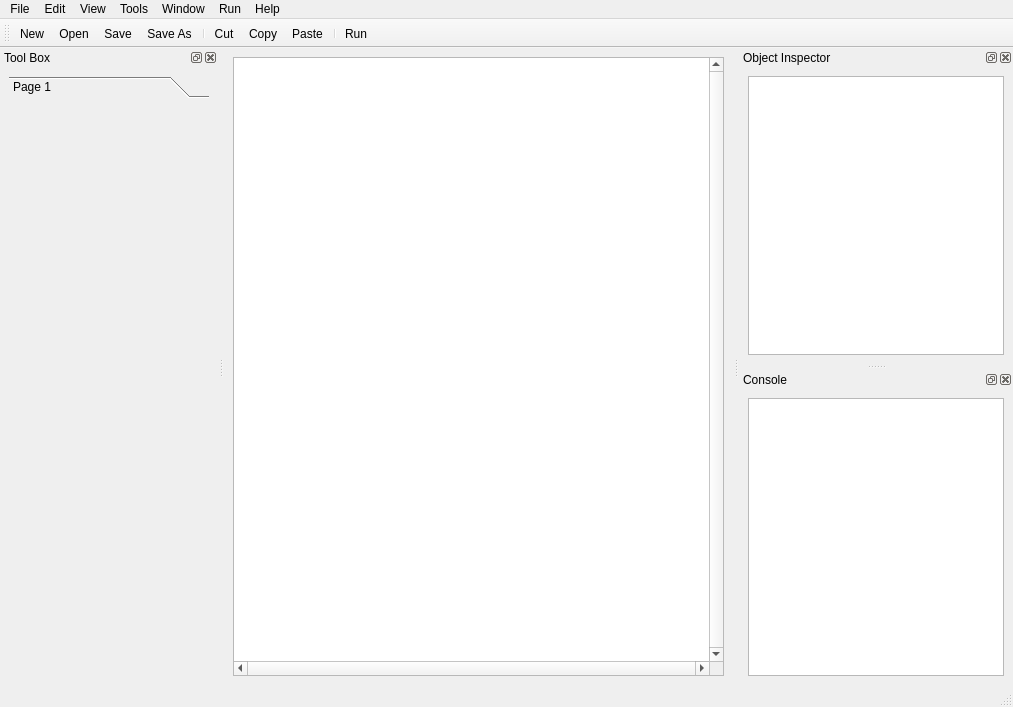
<?xml version="1.0" encoding="UTF-8"?>
<ui version="4.0">
 <class>MainWindow</class>
 <widget class="QMainWindow" name="MainWindow">
  <property name="geometry">
   <rect>
    <x>0</x>
    <y>0</y>
    <width>1013</width>
    <height>707</height>
   </rect>
  </property>
  <property name="windowTitle">
   <string>MainWindow</string>
  </property>
  <widget class="QWidget" name="centralwidget">
   <layout class="QHBoxLayout" name="horizontalLayout">
    <item>
     <widget class="QGraphicsView" name="graphicsView">
      <property name="verticalScrollBarPolicy">
       <enum>Qt::ScrollBarAlwaysOn</enum>
      </property>
      <property name="horizontalScrollBarPolicy">
       <enum>Qt::ScrollBarAlwaysOn</enum>
      </property>
     </widget>
    </item>
   </layout>
  </widget>
  <widget class="QMenuBar" name="menubar">
   <property name="geometry">
    <rect>
     <x>0</x>
     <y>0</y>
     <width>1013</width>
     <height>21</height>
    </rect>
   </property>
   <widget class="QMenu" name="menuFile">
    <property name="title">
     <string>File</string>
    </property>
    <addaction name="actionNew"/>
    <addaction name="actionOpen"/>
    <addaction name="actionRecent_Files"/>
    <addaction name="separator"/>
    <addaction name="actionSave"/>
    <addaction name="actionSave_As"/>
    <addaction name="separator"/>
    <addaction name="actionPrint"/>
    <addaction name="actionSave_Image"/>
    <addaction name="actionSave_HTML"/>
    <addaction name="separator"/>
    <addaction name="actionQuit"/>
   </widget>
   <widget class="QMenu" name="menuEdit">
    <property name="title">
     <string>Edit</string>
    </property>
    <addaction name="actionUndo"/>
    <addaction name="actionRedo"/>
    <addaction name="separator"/>
    <addaction name="actionCut"/>
    <addaction name="actionCopy"/>
    <addaction name="actionPaste"/>
    <addaction name="actionDelete"/>
    <addaction name="actionSelect_All"/>
    <addaction name="separator"/>
    <addaction name="actionPreferences"/>
   </widget>
   <widget class="QMenu" name="menuView">
    <property name="title">
     <string>View</string>
    </property>
    <addaction name="actionToggle_Fullscreen_Mode"/>
    <addaction name="separator"/>
    <addaction name="actionZoom_In"/>
    <addaction name="actionZoom_Out"/>
    <addaction name="actionZoom_100"/>
   </widget>
   <widget class="QMenu" name="menuTools">
    <property name="title">
     <string>Tools</string>
    </property>
    <addaction name="actionPreferences"/>
    <addaction name="separator"/>
    <addaction name="actionCompile_to_VHDL"/>
    <addaction name="actionCompile_to_C"/>
    <addaction name="actionDeploy_to_FPGA"/>
   </widget>
   <widget class="QMenu" name="menuRun">
    <property name="title">
     <string>Run</string>
    </property>
    <addaction name="actionRun"/>
   </widget>
   <widget class="QMenu" name="menuHelp">
    <property name="title">
     <string>Help</string>
    </property>
    <addaction name="actionAbout"/>
   </widget>
   <widget class="QMenu" name="menuWindow">
    <property name="title">
     <string>Window</string>
    </property>
    <addaction name="actionToolbox"/>
   </widget>
   <addaction name="menuFile"/>
   <addaction name="menuEdit"/>
   <addaction name="menuView"/>
   <addaction name="menuTools"/>
   <addaction name="menuWindow"/>
   <addaction name="menuRun"/>
   <addaction name="menuHelp"/>
  </widget>
  <widget class="QStatusBar" name="statusbar"/>
  <widget class="QToolBar" name="toolBar">
   <property name="windowTitle">
    <string>toolBar</string>
   </property>
   <attribute name="toolBarArea">
    <enum>TopToolBarArea</enum>
   </attribute>
   <attribute name="toolBarBreak">
    <bool>false</bool>
   </attribute>
   <addaction name="actionNew"/>
   <addaction name="actionOpen"/>
   <addaction name="actionSave"/>
   <addaction name="actionSave_As"/>
   <addaction name="separator"/>
   <addaction name="actionCut"/>
   <addaction name="actionCopy"/>
   <addaction name="actionPaste"/>
   <addaction name="separator"/>
   <addaction name="actionRun"/>
  </widget>
  <widget class="QDockWidget" name="dockWidget">
   <property name="windowTitle">
    <string>Tool Box</string>
   </property>
   <attribute name="dockWidgetArea">
    <number>1</number>
   </attribute>
   <widget class="QWidget" name="dockWidgetContents">
    <layout class="QVBoxLayout" name="verticalLayout_3">
     <item>
      <widget class="QToolBox" name="componentBrowser">
       <property name="minimumSize">
        <size>
         <width>200</width>
         <height>0</height>
        </size>
       </property>
       <property name="maximumSize">
        <size>
         <width>200</width>
         <height>16777215</height>
        </size>
       </property>
       <property name="currentIndex">
        <number>0</number>
       </property>
       <widget class="QWidget" name="page1">
        <property name="geometry">
         <rect>
          <x>0</x>
          <y>0</y>
          <width>200</width>
          <height>576</height>
         </rect>
        </property>
        <attribute name="label">
         <string>Page 1</string>
        </attribute>
       </widget>
      </widget>
     </item>
    </layout>
   </widget>
  </widget>
  <widget class="QDockWidget" name="ObjectInspector">
   <property name="minimumSize">
    <size>
     <width>200</width>
     <height>111</height>
    </size>
   </property>
   <property name="toolTip">
    <string>Object Inspector</string>
   </property>
   <property name="statusTip">
    <string>Object Inspector</string>
   </property>
   <property name="whatsThis">
    <string>Object Inspector</string>
   </property>
   <property name="windowTitle">
    <string>Object Inspector</string>
   </property>
   <attribute name="dockWidgetArea">
    <number>2</number>
   </attribute>
   <widget class="QWidget" name="dockWidgetContents_3">
    <layout class="QVBoxLayout" name="verticalLayout">
     <item>
      <widget class="QTextBrowser" name="ObjectInspectorText"/>
     </item>
    </layout>
   </widget>
  </widget>
  <widget class="QDockWidget" name="dockWidget_3">
   <property name="minimumSize">
    <size>
     <width>200</width>
     <height>111</height>
    </size>
   </property>
   <property name="windowTitle">
    <string>Console</string>
   </property>
   <attribute name="dockWidgetArea">
    <number>2</number>
   </attribute>
   <widget class="QWidget" name="dockWidgetContents_4">
    <layout class="QVBoxLayout" name="verticalLayout_2">
     <item>
      <widget class="QTextBrowser" name="ConsoleText"/>
     </item>
    </layout>
   </widget>
  </widget>
  <action name="actionNew">
   <property name="text">
    <string>New</string>
   </property>
  </action>
  <action name="actionOpen">
   <property name="text">
    <string>Open</string>
   </property>
  </action>
  <action name="actionSave">
   <property name="text">
    <string>Save</string>
   </property>
   <property name="shortcut">
    <string>Ctrl+S</string>
   </property>
  </action>
  <action name="actionSave_As">
   <property name="text">
    <string>Save As</string>
   </property>
  </action>
  <action name="actionRecent_Files">
   <property name="text">
    <string>Recent Files</string>
   </property>
  </action>
  <action name="actionPrint">
   <property name="text">
    <string>Print</string>
   </property>
  </action>
  <action name="actionSave_Image">
   <property name="text">
    <string>Save Image</string>
   </property>
  </action>
  <action name="actionSave_HTML">
   <property name="text">
    <string>Save HTML</string>
   </property>
  </action>
  <action name="actionQuit">
   <property name="text">
    <string>Quit</string>
   </property>
  </action>
  <action name="actionUndo">
   <property name="text">
    <string>Undo</string>
   </property>
   <property name="shortcut">
    <string>Ctrl+Z</string>
   </property>
  </action>
  <action name="actionRedo">
   <property name="text">
    <string>Redo</string>
   </property>
   <property name="shortcut">
    <string>Ctrl+Y</string>
   </property>
  </action>
  <action name="actionCut">
   <property name="text">
    <string>Cut</string>
   </property>
   <property name="shortcut">
    <string>Ctrl+X</string>
   </property>
  </action>
  <action name="actionCopy">
   <property name="text">
    <string>Copy</string>
   </property>
   <property name="shortcut">
    <string>Ctrl+C</string>
   </property>
  </action>
  <action name="actionPaste">
   <property name="text">
    <string>Paste</string>
   </property>
   <property name="shortcut">
    <string>Ctrl+V</string>
   </property>
  </action>
  <action name="actionDelete">
   <property name="text">
    <string>Delete</string>
   </property>
  </action>
  <action name="actionSelect_All">
   <property name="text">
    <string>Select All</string>
   </property>
   <property name="shortcut">
    <string>Ctrl+A</string>
   </property>
  </action>
  <action name="actionToggle_Fullscreen_Mode">
   <property name="text">
    <string>Fullscreen</string>
   </property>
  </action>
  <action name="actionZoom_In">
   <property name="text">
    <string>Zoom In</string>
   </property>
  </action>
  <action name="actionZoom_Out">
   <property name="text">
    <string>Zoom Out</string>
   </property>
  </action>
  <action name="actionZoom_100">
   <property name="text">
    <string>Zoom (100%)</string>
   </property>
  </action>
  <action name="actionPreferences">
   <property name="text">
    <string>Preferences</string>
   </property>
  </action>
  <action name="actionAbout">
   <property name="text">
    <string>About</string>
   </property>
  </action>
  <action name="actionRun">
   <property name="text">
    <string>Run</string>
   </property>
   <property name="shortcut">
    <string>F5</string>
   </property>
  </action>
  <action name="actionToolbox">
   <property name="checkable">
    <bool>true</bool>
   </property>
   <property name="text">
    <string>Toolbox</string>
   </property>
  </action>
  <action name="actionCompile_to_VHDL">
   <property name="text">
    <string>Compile to VHDL</string>
   </property>
  </action>
  <action name="actionCompile_to_C">
   <property name="text">
    <string>Compile to C</string>
   </property>
  </action>
  <action name="actionDeploy_to_FPGA">
   <property name="text">
    <string>Deploy to FPGA</string>
   </property>
  </action>
 </widget>
 <resources>
  <include location="../icons/tango/tango.qrc"/>
 </resources>
 <connections>
  <connection>
   <sender>actionQuit</sender>
   <signal>activated()</signal>
   <receiver>MainWindow</receiver>
   <slot>close()</slot>
   <hints>
    <hint type="sourcelabel">
     <x>-1</x>
     <y>-1</y>
    </hint>
    <hint type="destinationlabel">
     <x>518</x>
     <y>365</y>
    </hint>
   </hints>
  </connection>
 </connections>
</ui>
